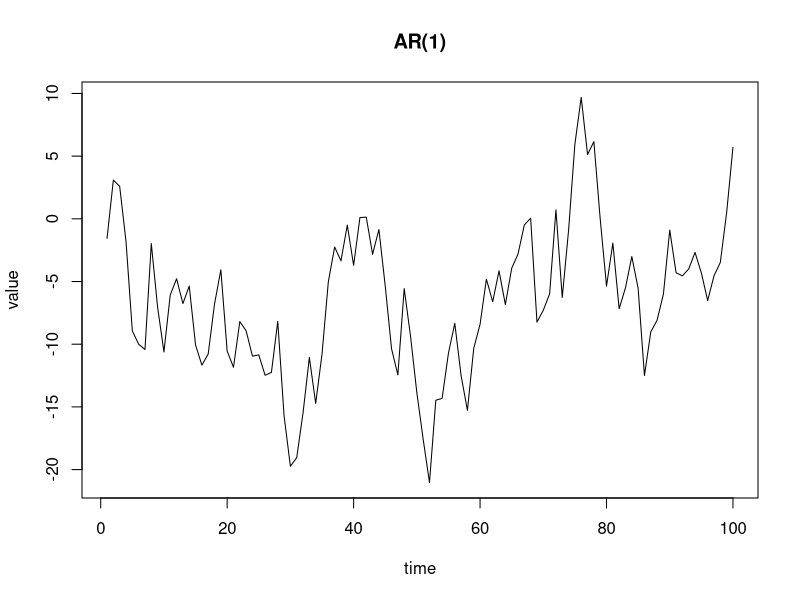
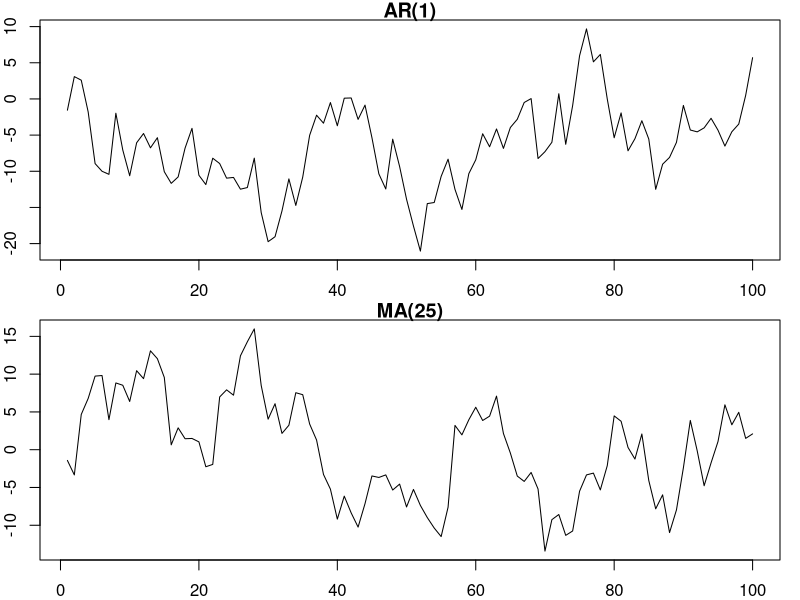
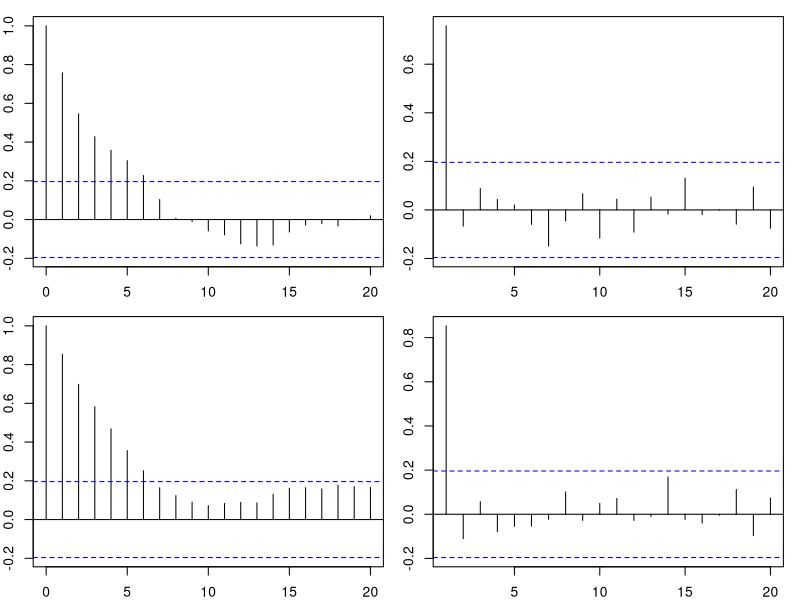
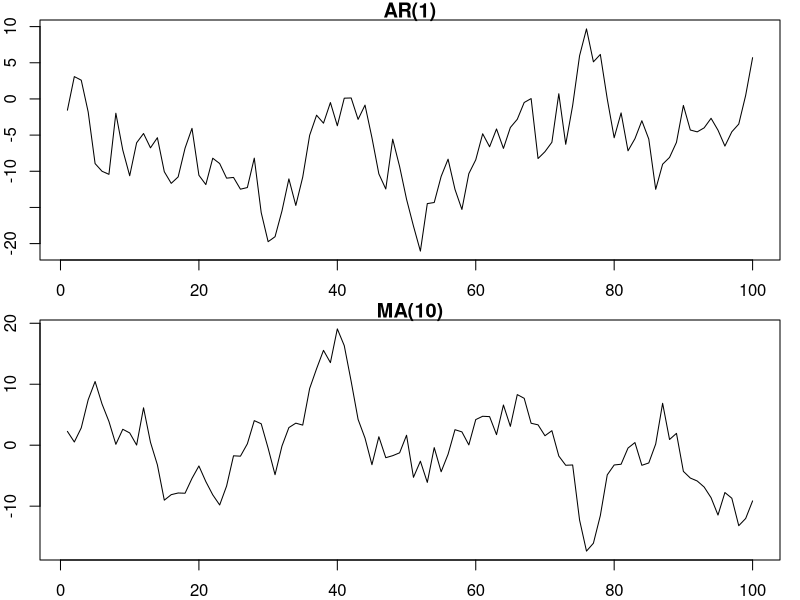
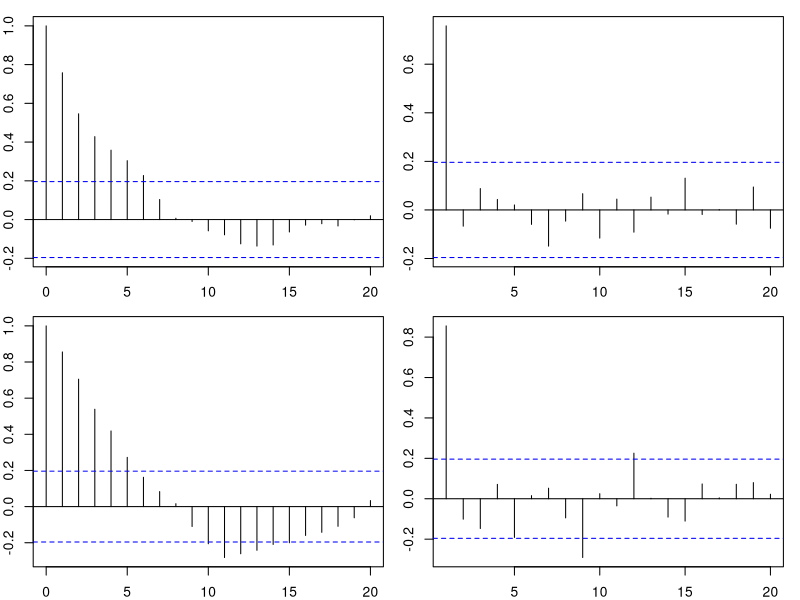
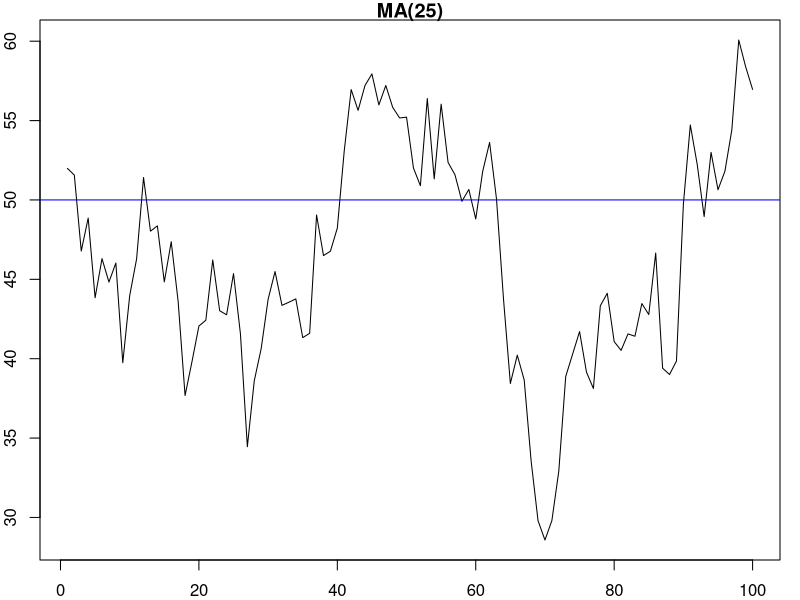
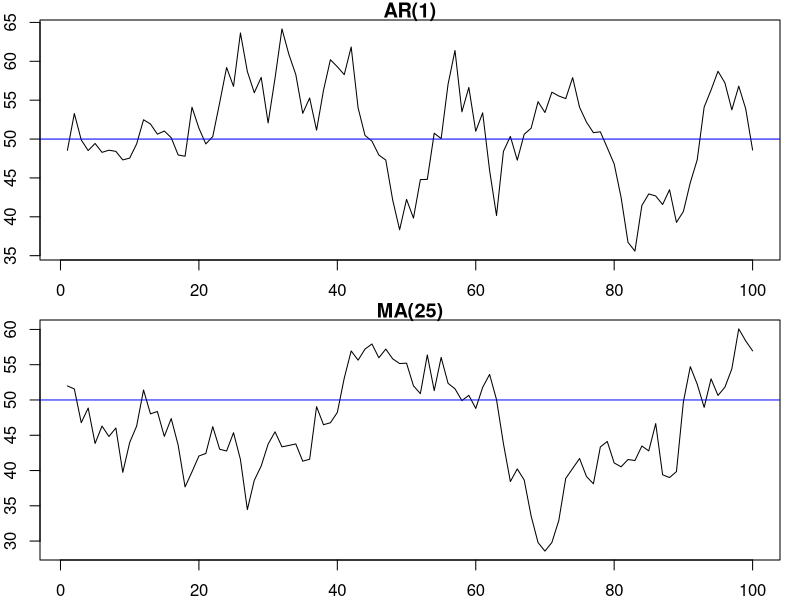
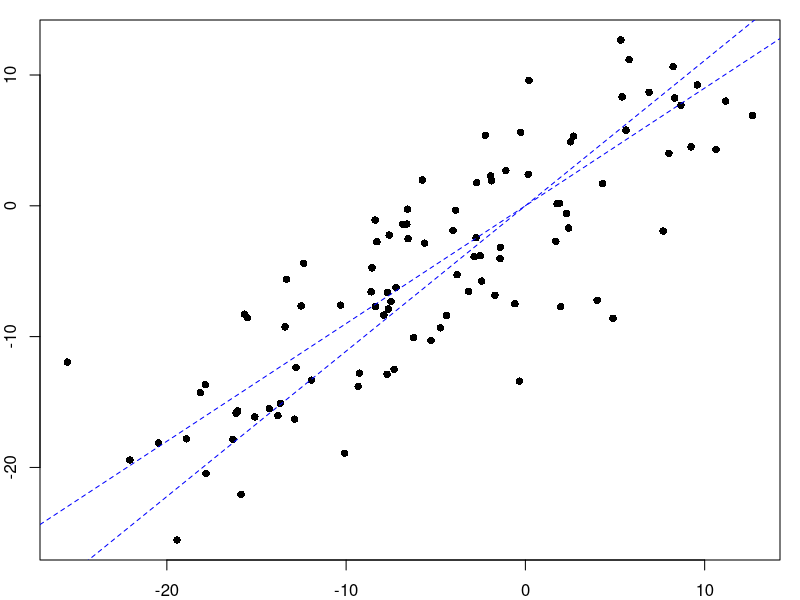

Reproduce these figures in R, in order. (Note: this script raises an error after producing the figures.)
# =================================================================================
# STAT 5170: Applied Time Series
# Numerical examples for part A of learning unit 3
# =================================================================================
#
# =================================================================================
# Infinite-sum representations, truncated
# =================================================================================
#
# Infinite-sum representations of a time series are helpful mainly for theoretical purposes, e.g., to derive objects like the autocorrelation function. We will see, later in the course, a few practical uses for them. However, it can be worthwhile to explore them using simulation.

# We know, for example, that an AR(1) time series with autoregressive parameter phi1 had an infinite moving-average representation with coefficients psi_j = phi1^j. The following code simulates the AR(1) time series, and approximation to it using a truncated moving-average representation. Values for the white-noise standard deviation and autoregressive parameter are specfied as follows:

sigw <- 3.5
phi <- 0.9

# To produce the sample paths, we make use of the user-defined functions for simulating autoregressive and moving-average time series.  

ar.sim <- function(n, phi, sigw, x0=NA) {
	p <- length(phi)
	wn.samp <- rnorm(n=n, mean=0, sd=sigw)
	if (is.na(x0)) {
		pastx <- rep(x=0, times=p)
	} else {
		pastx <- c(x0, rep(x=0, times=p-length(x0)))
	}
	ar.samp <- numeric(length=n)
	for (t in 1:n) {
		ar.samp[t] <- sum(phi*pastx) + wn.samp[t]
		pastx <- c(ar.samp[t], pastx[1:p-1])
	}
	ar.ts <- ts(ar.samp)
	return(ar.ts)
}

ma.sim <- function(n, theta, sigw, w0=NA) {
	q <- length(theta)
	wn.samp <- rnorm(n=n, mean=0, sd=sigw)
	if (is.na(w0)) {
		pastw <- rep(x=0, times=q)
	} else {
		pastw <- c(w0, rep(x=0, times=q-length(w0)))
	}
	ma.samp <- numeric(length=n)
	for (t in 1:n) {
		ma.samp[t] <- sum(theta*pastw) + wn.samp[t]
		pastw <- c(wn.samp[t], pastw[1:q-1])
	}
	ma.ts <- ts(ma.samp)
	return(ma.ts)
}

# ---------------------------------------------------------------------------------
# Sample paths
# ---------------------------------------------------------------------------------

# A sample path from the AR(1) time series is simulated as follows

n <- 100
ar.ts <- ar.sim(n=n, phi=phi, sigw=sigw)
ts.plot(ar.ts, xlab="time", ylab="value", main=paste("AR(", length(phi), ")", sep=""))

# The moving-average version of the time series is simulated using just the first q=25 parameters of the infinite-sum representation. Shown next to each other, the two time series are seen to exhibit similar patterns.

q <- 25
theta <- phi^(1:q)
ma.ts <- ma.sim(n=n, theta=theta, sigw=sigw)

par(mfrow = c(2, 1))
par(mar=c(2.00, 2.00, 1.00, 1.00)) #bottom, left, top, and right
ts.plot(ar.ts, xlab="time", ylab="value", main=paste("AR(", length(phi), ")", sep=""))
ts.plot(ma.ts, xlab="time", ylab="value", main=paste("MA(", length(theta), ")", sep=""))
par(mfrow = c(1, 1))

# Moreover, the sample ACFs and PACFs of the two time series are similar, though not exactly the same.

par(mfrow = c(2, 2))
par(mar=c(2.00, 2.00, 1.00, 1.00)) #bottom, left, top, and right
acf(ar.ts)
pacf(ar.ts)
acf(ma.ts)
pacf(ma.ts)
par(mfrow = c(1, 1))

# The differences are partly due to simulation variability, and partly due to innacuracy of the approximation.

# In the infinite moving-average representation the moving-average parameters decrease exponentally to zero. We see in the truncated moving-average representation that the moving-average parameters come close to zero, but even with as many as q=25 values calculated, the last parameter is still noticeably different from zero.

theta

# If q is much smaller then distinctions between the two simulaed time-series become more apparent.

q <- 10
theta <- phi^(1:q)
ma.ts <- ma.sim(n=n, theta=theta, sigw=sigw)

# The distinctions are not easy to see in the sample paths...

par(mfrow = c(2, 1))
par(mar=c(2.00, 2.00, 1.00, 1.00)) #bottom, left, top, and right
ts.plot(ar.ts, xlab="", ylab="value", main=paste("AR(", length(phi), ")", sep=""))
ts.plot(ma.ts, xlab="", ylab="value", main=paste("MA(", length(theta), ")", sep=""))
par(mfrow = c(1, 1))

# ... but they are clear in the sample ACFs and PACFs.

par(mfrow = c(2, 2))
par(mar=c(2.00, 2.00, 1.00, 1.00)) #bottom, left, top, and right
acf(ar.ts)
pacf(ar.ts)
acf(ma.ts)
pacf(ma.ts)
par(mfrow = c(1, 1))

# ---------------------------------------------------------------------------------
# Non-zero mean time series
# ---------------------------------------------------------------------------------

# The following is an exploration of the AR(1) time series with a non-zero mean value specified as follows.

mu <- 50

# When approximating the AR(1) time series with a truncated moving-average representation, it is straightforward to incorporate the non-zero mean value into simulation. This is demonstrated in the following code (which extracts from the previous user-defined functions).

n <- 100
q <- 25
theta <- phi^(1:q)
wn.samp <- rnorm(n=n, mean=0, sd=sigw)
pastw <- rep(x=0, times=q)
ma.samp <- numeric(length=n)
for (t in 1:n) {
	ma.samp[t] <- mu + sum(theta*pastw) + wn.samp[t]
	pastw <- c(wn.samp[t], pastw[1:q-1])
}
ma.ts <- ts(ma.samp)
ts.plot(ma.ts, xlab="", ylab="value", main=paste("MA(", length(theta), ")", sep=""))
abline(h=mu, lty=1, lwd=1, col="blue")

# Some nuance is requried to incorporate a non-zero mean into a direct simulation of the AR(1) time series. This is demonstrated as follows.

alpha <- (1-sum(phi))*mu
p <- length(phi)
wn.samp <- rnorm(n=n, mean=0, sd=sigw)
pastx <- rep(x=mu, times=p)
ar.samp <- numeric(length=n)
for (t in 1:n) {
	ar.samp[t] <- alpha + sum(phi*pastx) + wn.samp[t]
	pastx <- c(ar.samp[t], pastx[1:p-1])
}
ar.ts <- ts(ar.samp)

par(mfrow = c(2, 1))
par(mar=c(2.00, 2.00, 1.00, 1.00)) #bottom, left, top, and right
ts.plot(ar.ts, xlab="", ylab="value", main=paste("AR(", length(phi), ")", sep=""))
abline(h=mu, lty=1, lwd=1, col="blue")
ts.plot(ma.ts, xlab="", ylab="value", main=paste("MA(", length(theta), ")", sep=""))
abline(h=mu, lty=1, lwd=1, col="blue")
par(mfrow = c(1, 1))

# =================================================================================
# ACF of a AR(p) time series
# =================================================================================

# In this example, we work with the difference equations that determine the ACF of an autoregressive time series.

# Supppse the time series is AR(p) with p=3 and autoregressive parameters phi1, phi2, and phi3 specified as follows.

p <- 3
phi1 <- 0.6
phi2 <- 0.25
phi3 <- -0.15

# Suppose further than the white-noise standard deviation, sigw, is specified as follows.

sigw <- 5

# ---------------------------------------------------------------------------------
# Initial ACF values
# ---------------------------------------------------------------------------------

# It is convenient to solve for the initial values by setting up the a matrix equation. 

# The difference equations to be solved are
#
# rho(0) = 1
# rho(1) = phi1*rho(0) + phi2*rho(1) + phi3*rho(2)
# rho(2) = phi1*rho(1) + phi2*rho(0) + phi3*rho(1)
#
# A suitable rearrangement that suggests a matrix formula is
#
# rho(0) = 1
# phi1*rho(0) - (1-phi2)*rho(1) + phi3*rho(2) = 0
# phi2*rho(0) + (phi1+phi3)*rho(1) - rho(2) = 0
#
# The matrix version of the equation is
#
# phi.mat %*% rho.vect = c.vect
#
# for the p x p matrix phi.mat and p x 1 vectors rho.vect and c.vect set up as follows.

phi.mat <- matrix(data=0, nrow=p, ncol=p)
phi.mat[1,1] <- 1
phi.mat[2,1] <- phi1
phi.mat[2,2] <- -(1-phi2)
phi.mat[2,3] <- phi3
phi.mat[3,1] <- phi2
phi.mat[3,2] <- phi1+phi3
phi.mat[3,3] <- -1
phi.mat

c.vect <- matrix(data=0, nrow=p, ncol=1)
c.vect[1,1] <- 1
c.vect

# The solution is 
#
# rho.vect = phi.inv %*% c.vect
#
# where phi.inv is the matrix inverse of phi.mat. This is calculated as follows.

phi.inv <- solve(phi.mat)
rho.vect <- phi.inv %*% c.vect
rho.vect

# Reading the entries of rho.vect, we see that
#
# rho(0) = 1
# rho(1) = 0.69
# rho(2) = 0.56

# ---------------------------------------------------------------------------------
# Additional ACF values
# ---------------------------------------------------------------------------------

# Once the inital ACF values are available, additional values are then calculated recursively from the difference equation
#
# rho(h) = phi1*rho(h-1) + phi2*rho(h-2) + phi3*rho(h-3)
#

max.lag <-9
phi <- c(phi1, phi2, phi3)
acf.seq <- c(as.numeric(rho.vect), rep(x=0, times=max.lag-p))
for (lag in p:max.lag) {
	acf.seq[lag+1] <- sum(phi*acf.seq[seq(from=lag, to=lag-p+1, by=-1)])
}
acf.seq

# We can check these values by simulating the time series and calculating the sample ACF.

ar.ts <- ar.sim(n=10000, phi=phi, sigw=sigw)
acf.chk <- acf(ar.ts, plot=FALSE)
cbind(acf.seq, acf.chk$acf[1:(max.lag+1)])

# ---------------------------------------------------------------------------------
# Variance
# ---------------------------------------------------------------------------------

# The variance of an xt value in the time series is given by the equation
#
# gamma(0) = sigw^2 / (1 - phi1*rho(1) - phi2*rho(2) - phi3*rho(3))
#

# This is calclated as follows

phi <- c(phi1, phi2, phi3)
rho <- as.numeric(acf.seq[2:(p+1)])
gamma0 <- sigw^2 / (1 - sum(phi*rho))
gamma0

# Compare the white-noise standard deviation with the standard deviation of an xt value:

sigw
sqrt(gamma0)

# We can check these values from the previously simulated sample path.

sd(ar.ts)

# =================================================================================
# Partial autocorrelation
# =================================================================================

# This next portion of the example explores some of the concepts and computational steps associated with partial autocorrelation.  

# ---------------------------------------------------------------------------------
# Regression framework
# ---------------------------------------------------------------------------------

# Partial autocorrelation concepts share some similarities with those of linear regression. Consider an AR(1) time series with parameters specified as follows.

sigw <- 5.2
phi <- 0.9

# The following code simualtes a sample path of this series.

n <- 100
ar.ts <- ar.sim(n=n, phi=phi, sigw=sigw)

# The following code generates a scatterplot of current time series values plotted against those at one time-point before (starting at time t=2).

plot(ar.ts[1:(n-1)], ar.ts[2:n], type="p", pch=16, cex=1, col="black", xlab="previous", ylab="current", main="")
abline(a=0, b=phi, lty=2, lwd=1, col="blue")
abline(a=0, b=1/phi, lty=2, lwd=1, col="blue")

# Two reference lines are drawn in the scatterplot, one with slope phi and the other with slope 1/phi to reflect that predictions in the partial autocorrelation computation go in both time directions.

# Next, let us pick a time-series value, x(t), and calculate the relevant fitted values for the lag-2 partial autocorrelation using the formulas
# 
# x-hat(t+2) = phi*x(t+1)
# x-hat(t) = phi*x(t+1)

t <- sample.int(n=n-2, size=1)
xhat2 <- phi*ar.ts[t+1]
xhat0 <- phi*ar.ts[t+1]

# Note that the two fitted value have exactly the same formula in this case. I have given them separate names to remind us that the two formulas would be different in more complex case.

# The following code produces a plot that illustrate the fitted value calculations. The plots zoom in to the region around the relevant values.

vmax <- max(ar.ts[t:(t+2)], xhat2, xhat0)
vmin <- min(ar.ts[t:(t+2)], xhat2, xhat0)
vrng <- vmax - vmin
vlim <- c(vmin-0.1*vrng, vmax+0.1*vrng)
plot(0, 0, type="l", lty=1, lwd=1, xlim=vlim, ylim=vlim, col="white", xlab="previous", ylab="current", main="")
points(ar.ts[1:(n-1)], ar.ts[2:n], pch=16, cex=1)
points(ar.ts[t+1], ar.ts[t+2], pch=16, cex=1, col="black")	
points(ar.ts[t+1], xhat2, pch=16, cex=1, col="blue")
lines(ar.ts[t+1]*c(1,1), c(ar.ts[t+2], xhat2), lty=1, lwd=1, col="blue")
abline(a=0, b=phi, lty=2, lwd=1, col="blue")
points(ar.ts[t], ar.ts[t+1], pch=16, cex=1, col="black")	
points(xhat0, ar.ts[t+1], pch=16, cex=1, col="blue")	
lines(c(ar.ts[t], xhat0), ar.ts[t+1]*c(1,1), lty=1, lwd=1, col="blue")
abline(a=0, b=1/phi, lty=2, lwd=1, col="blue")

# The vertical line connects the values x(t+2) and x-hat(t+2), relative to the prediction formula x-hat(t+2)=phi*x(t+1). The horizontal line connects the values x(t) and x-hat(t), relative to the prediction formula x-hat(t)=phi*x(t+1). To reflect that, in this plot, current values are on the vertical axis and previous values are on the horizontal axis, the latter prediction formula is depiceted as x(t+1)=(1/phi)*x-hat(t)

# ---------------------------------------------------------------------------------
# Calculation in AR(p) models
# ---------------------------------------------------------------------------------

# Partial autocorrelations may be efficiently calculated using the Durbin-Levinson algorithm, but to do so requires that we know the ACF of the time series. The sample PACF would be calculated from the sample ACF, which is a statistic that is easily calcuated from time-series data. To calculate the PACF of a time series model, we must first work out the model's theoretical ACF.

# We will need the user-defined function for implementing the Durbin-Levinson algorithm.

durbin.levinson.calc <- function(n, acf.seq) {
	phi.mat <- matrix(data=0, nrow=n, ncol=n)
	phi.mat[1,1] <- acf.seq[2]
	for (n0 in 2:n) {
		sum1 <- sum(phi.mat[n0-1, 1:(n0-1)]*acf.seq[seq(from=n0, to=2, by=-1)])
		sum2 <- sum(phi.mat[n0-1, 1:(n0-1)]*acf.seq[seq(from=2, to=n0, by=1)])
		phi.mat[n0, n0] <- (acf.seq[n0+1] - sum1) / (1- sum2)
		for (k in 1:(n0-1)) {
			phi.mat[n0, k] <- phi.mat[n0-1, k] - phi.mat[n0, n0]*phi.mat[n0-1, n0-k]
		}
	}
	result <- list(coeff=phi.mat[n,], pacf=diag(phi.mat), matrix=phi.mat)
	return(result)
}

# Let us consider the AR(3) time-series model that we worked with earlier. Its paramaters are

p <- 2
phi1 <- 1.41
phi2 <- -0.5
phi3 <- -0.15
sigw <- 8

# Borrowing code from before, the ACF of this time-series model is calculated as follows

phi.mat <- matrix(data=0, nrow=p, ncol=p)
phi.mat[1,1] <- 1
phi.mat[2,1] <- phi1
phi.mat[2,2] <- -(1-phi2)
phi.mat[2,3] <- phi3
phi.mat[3,1] <- phi2
phi.mat[3,2] <- phi1+phi3
phi.mat[3,3] <- -1

c.vect <- matrix(data=0, nrow=p, ncol=1)
c.vect[1,1] <- 1

phi.inv <- solve(phi.mat)
rho.vect <- phi.inv %*% c.vect

max.lag <-2
phi <- c(phi1, phi2)
acf.seq <- c(as.numeric(rho.vect), rep(x=0, times=max.lag-p))
for (lag in p:max.lag) {
	acf.seq[lag+1] <- sum(phi*acf.seq[seq(from=lag, to=lag-p+1, by=-1)])
}
acf.seq

# The PACF values are calculated by the code below

max.lag <- 3
result <- durbin.levinson.calc(n=max.lag, acf.seq)
round(result$pacf, digits=5)

# As we have done before, we can check these values by simulation. This time we calculate the sample PACF of a simulated time series.

ar.ts <- ar.sim(n=10000, phi=phi, sigw=sigw)
pacf.chk <- pacf(ar.ts, plot=FALSE)
round(cbind(result$pacf, pacf.chk$acf[1:max.lag,,]), digits=4)

# Observe that the PACF at lag h=3 is exactly phi3. This is reflects a general property that will be explored in other materials of this unit.

# =================================================================================
# Non-identifiability of moving-average time series
# =================================================================================

# We have learned that moving-average time-series models can be non-identifyable in the sense that two distinct sets of parameters can define time series with the same probabilistic properties. For example the MA(1) model with parameters

sigw.A <- 1
theta.A <- 5

# is probabilistically identical to the MA(1) model with parameters

sigw.B <- 5
theta.B <- 1/5

# We can explore this concept using simulation. The following code simulates time seriesfrom each of the distinct settings above, and generates plots of the sample paths.

n <- 100
ma.ts.A <- ma.sim(n=n, theta=theta.A, sigw=sigw.A)
ma.ts.B <- ma.sim(n=n, theta=theta.B, sigw=sigw.B)

par(mfrow = c(2, 1))
par(mar=c(2.00, 2.00, 1.00, 1.00)) #bottom, left, top, and right
ts.plot(ma.ts.A, xlab="time", ylab="value", main=paste("MA(", length(theta.A), ") series A", sep=""))
ts.plot(ma.ts.B, xlab="time", ylab="value", main=paste("MA(", length(theta.B), ") series B", sep=""))
par(mfrow = c(1, 1))

# The patterns in these two sample paths look roughly the same. The same is observed in the corresponding sample standard deviations...

sd(ma.ts.A)
sd(ma.ts.B)

# ... and (apart from sampling variability) in the ACFs and PACFs.

par(mfrow = c(2, 2))
par(mar=c(2.00, 2.00, 1.00, 1.00)) #bottom, left, top, and right
acf(ma.ts.A)
pacf(ma.ts.A)
acf(ma.ts.B)
pacf(ma.ts.B)
par(mfrow = c(1, 1))

